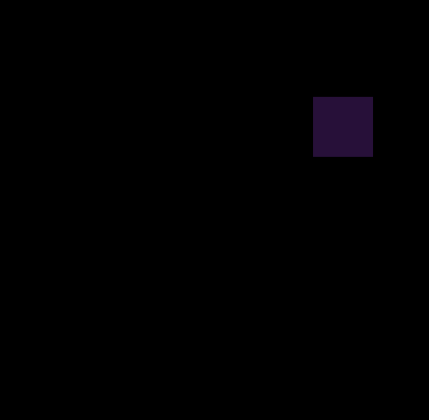
Frame 1 (no input)
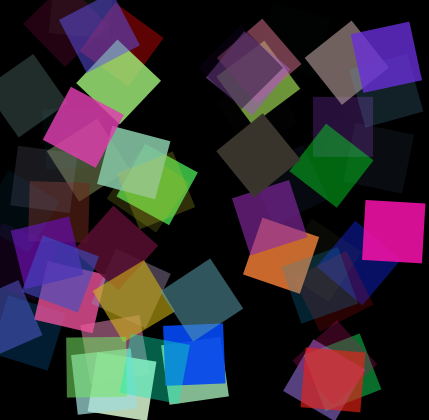
Frame 60 (the mouse pressed at the canvas centre just before this capture)
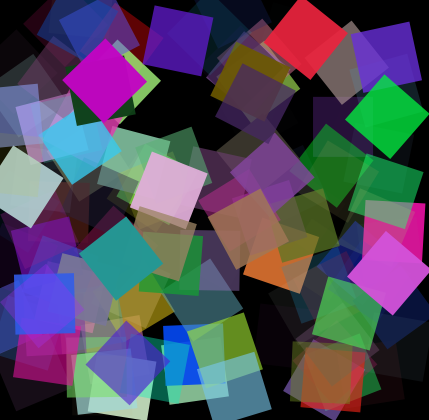
Frame 120 (the mouse held since frame 60 and released just before this capture)

The Processing sketch that drew these frames (run headless with seeded random() and noise(); from frame 60 on, the mouse is pressed at the canvas centre):

// Processing sketch: processing_52297
// ── processing_52297.pde

float angulo = 0.0;

void setup(){
  size(429,420);
  smooth();
  frameRate(15);
  background(0);
  noStroke();
}

void draw(){
  fill (random(255),random(255),random(255),random(0,255));
  translate(random(400),random(400));
  rotate(angulo);
  rect(-30,-30,60,60);
  angulo=angulo+0.1;
}       
